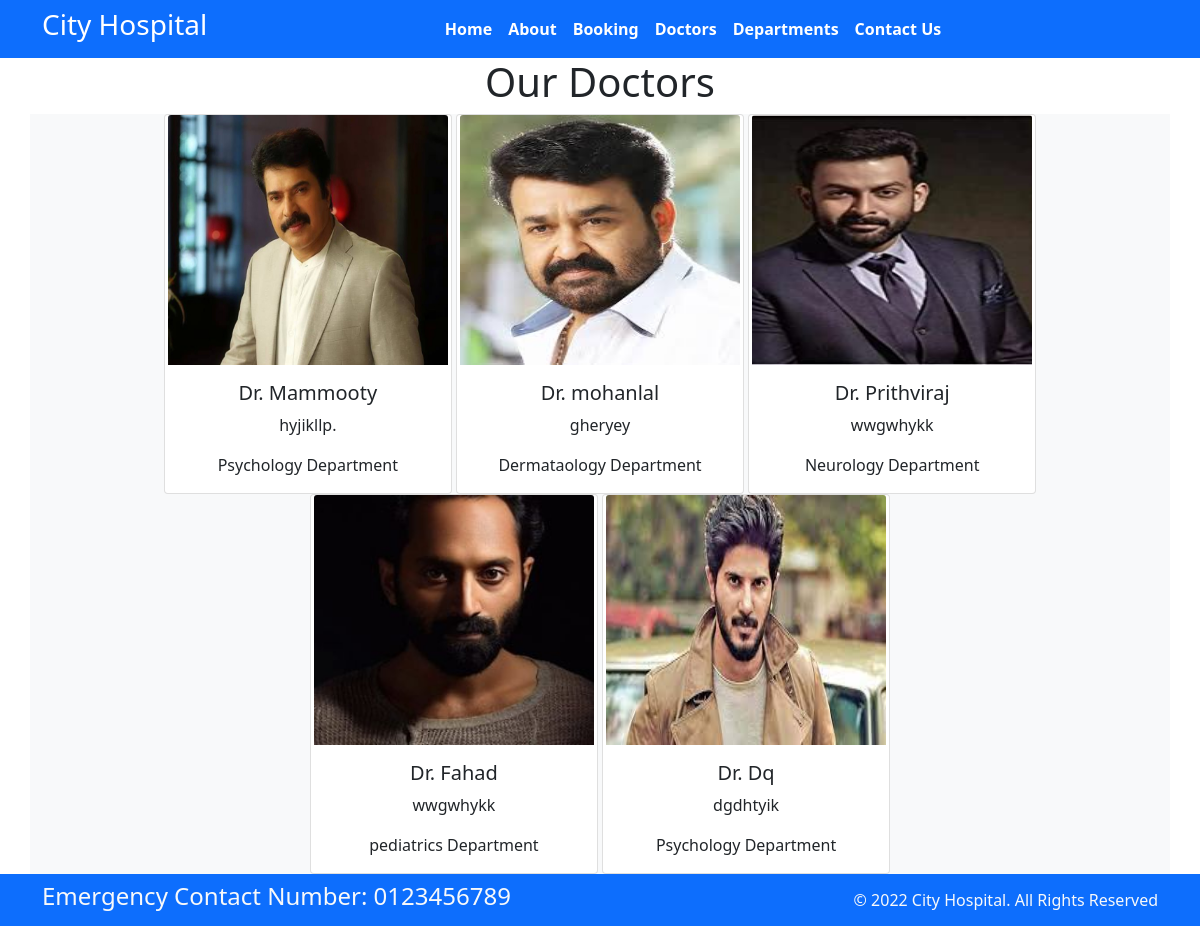
The app's page /doctors/ with its own data.
### home/models.py (models this page shows, shortened)
class doctors(models.Model):
    doc_name = models.CharField(max_length=100)
    doc_spec = models.CharField(max_length=100)
    dep_name = models.ForeignKey(departments, on_delete=models.CASCADE)
    doc_image = models.ImageField(upload_to='doctors')

class departments(models.Model):
    dep_name = models.CharField(max_length=100)
    dep_description = models.TextField()
    def __str__(self):
        return self.dep_name

### home/views.py (the view)
# urls.py: path('doctors/',views.doctors,name= 'doctors'),
def doctors(request):
    dict_docs = {
        'doctors': doctor2.objects.all()
    }
    return render(request, "doctors.html", dict_docs)

### templates/doctors.html (shortened to what this page needs)
{% extends 'base.html' %}
{% block content %}
<h1 class="text-center"> Our Doctors </h1>
<div class="container text-center mx-auto my-auto bg-light">
    {% for d in doctors %}
    <div class="card text-center" style="width: 18rem; display:inline-block">
        <img src="{{d.doc_image.url}}" class="card-img-top" style="height:250px; width:280px;" alt="...">
  <div class="card-body">
    <h5 class="card-title"> Dr. {{d.doc_name}}</h5>
    <p class="card-text">{{d.doc_spec}} </p>
      <p class="card-text">{{d.dep_name}} Department </p>
  </div>
</div>
    {% endfor %}
</div>
{% endblock %}

### templates/base.html (shortened to what this page needs)
{% load static %}
<!DOCTYPE html>
<html>
  <head>
    <link rel="stylesheet"
      href=" https://cdn.jsdelivr.net/npm/bootstrap@5.1.3/dist/css/bootstrap.min.css ">
    <link rel="stylesheet"
      href="https://use.fontawesome.com/releases/v5.2.0/css/all.css">
    <link rel="stylesheet"
      href="{% static '/css/style.css' %}">
  </head>
  <body>
    <nav class="navbar bg-primary navbar-expand-md ">
      <div class="container">
        <div class="col-2 text-left pl-md-0">
          <h3 class="text-white"> City Hospital </h3>
        </div>
        <div
          class="collapse navbar-collapse justify-content-center col-md-8 navbar-collapse-3">
          <ul class="navbar-nav justify-content-center fw-bold">
            <li class="nav-item active">
              <a class="nav-link text-white" href="{% url 'home'%}">Home </a>
            </li>
            <li class="nav-item">
              <a class="nav-link text-white" href="{% url 'about' %}">About</a>
            </li>
            <li class="nav-item">
              <a class="nav-link text-white" href="{% url 'booking' %}">Booking</a>
            </li>
            <li class="nav-item">
              <a class="nav-link text-white" href="{% url 'doctors' %}">Doctors</a>
            </li>
			 <li class="nav-item">
              <a class="nav-link text-white" href="{% url 'department' %}">Departments</a>
            </li>
            <li class="nav-item">
              <a class="nav-link text-white" href="{% url 'contact' %}">Contact Us</a>
            </li>
          </ul>
        </div>
      </div>
    </nav>
  {% block content %}
{% endblock %}
    <section class="">
      <footer class="pt-2 pb-2  bg-primary text-light">
        <div class="container">
          <div class="row align-items-center">
            <div class="col-12 col-md-8">
              <h4>Emergency Contact Number: 0123456789</h4>
            </div>
            <div class="col-12 col-md-4 mt-4 mt-md-0 text-center text-md-end">
              © 2022 City Hospital. All Rights Reserved
            </div>
          </div>
        </div>
      </footer>
    </section>
  </body>
</html>

### records on screen
doctors: doc_image (picture), doc_name "Mammooty", doc_spec "hyjikllp.", dep_name "Psychology"
doctors: doc_image (picture), doc_name "mohanlal", doc_spec "gheryey", dep_name "Dermataology"
doctors: doc_image (picture), doc_name "Prithviraj", doc_spec "wwgwhykk", dep_name "Neurology"
doctors: doc_image (picture), doc_name "Fahad", doc_spec "wwgwhykk", dep_name "pediatrics"
doctors: doc_image (picture), doc_name "Dq", doc_spec "dgdhtyik", dep_name "Psychology"
